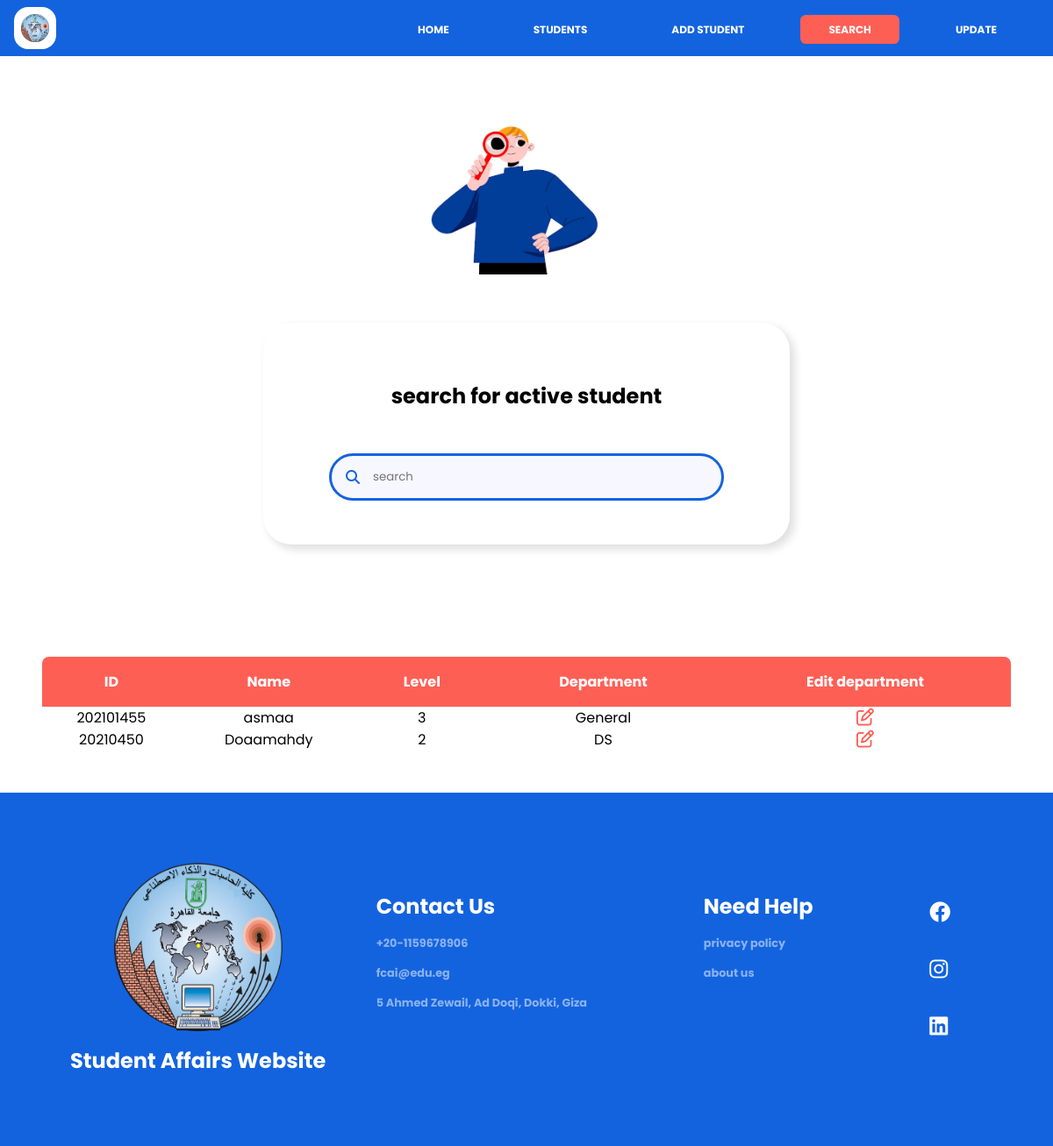
/search/, run on an earlier commit of the app's database.
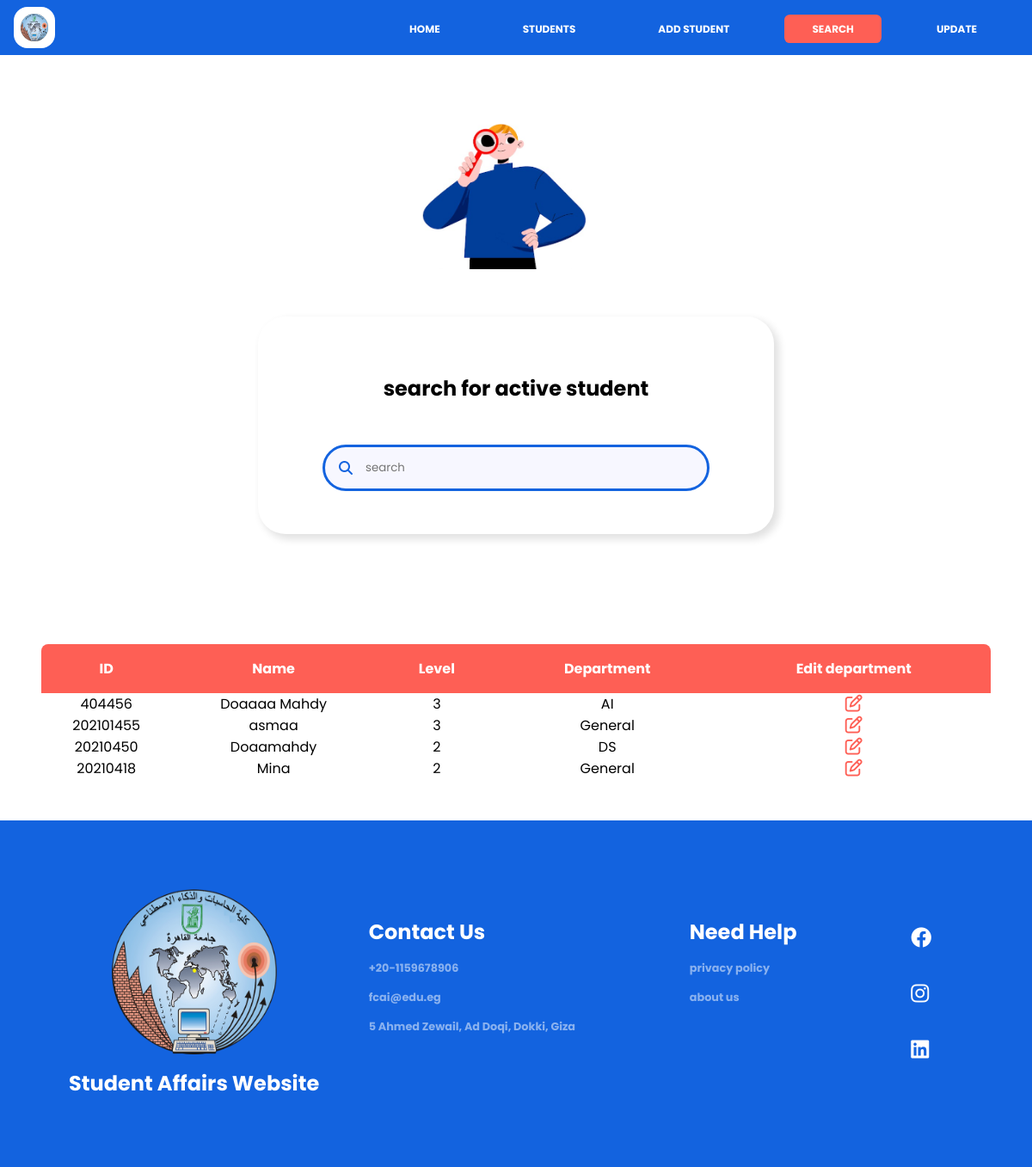
And on a later commit of the database.
### pages/models.py (models this page shows, shortened)
class Student(models.Model):
    ID = models.CharField(max_length=255, primary_key=True)
    name = models.CharField(max_length=255)
    birthDate = models.DateField(auto_now=False, auto_now_add=False, default=timezone.now)
    GPA = models.DecimalField(max_digits=3, decimal_places=2)
    email = models.CharField(max_length=255)
    phone = models.CharField(max_length=11)
    level_choices = [
        ("1", "one"),
        ("2", "two"),
        ("3", "three"),
        ("4", "four"),
    ]
    level = models.CharField(max_length=10,
                    choices=level_choices, null=True)
    department_choices = [
        ("General", "General"),
        ("CS", "Computer Science"),
        ("IT", "Information Technology"),
        ("IS", "Information System"),
        ("DS", "Decision Support"),
        ("AI", "Artificial Intelligence"),
    ]
    department = models.CharField(max_length=40,
                                choices=department_choices, null=True)
    gender_choices = [
        ("male", "male"),
        ("female", "female")
    ]
    gender = models.CharField(max_length=10,
                            choices=gender_choices, null=True)
    status_choices = [
        ("active", "active"),
        ("inactive", "inactive")
    ]
    status = models.CharField(max_length=15,
                            choices=status_choices, null=True)

### pages/views.py (the view)
# urls.py: path('search/',views.search,name='search'),
def search(request):
    if 'q' in request.GET:
        q=request.GET['q']
        data=Student.objects.filter(ID__icontains=q, status="active")|Student.objects.filter(name__icontains=q, status="active")
    else:
        data =Student.objects.filter(status="active")
    context={
        'data':data
    }
    return render(request,'search.html',context)

### pages/templates/search.html (shortened to what this page needs)
{% extends 'master.html' %}
{% load static %}
{% block styles %}
<link rel="stylesheet" href="{% static 'css/search.css' %}" />
<link rel="stylesheet" href="{% static 'css/font-awesome.min.css' %}" />
<link rel="stylesheet" href="{% static 'css/style.css' %}" />
<link rel="stylesheet" href="{% static 'css/fontawesome/css/all.css' %}" />
{% endblock %}
{% block contents %}
<div class="container">
  <div class="img_">
    <img src="{% static 'img/Screenshot (113).png' %}" alt="img-search" style="max-width: 60%; margin-left: 50px" />
  </div>
  <div class="search-content">
    <h2>search for active student</h2>
    <form method="get">
      <i class="fa fa-search"></i>
      <input type="search" name="q" id="mysearch" placeholder="search"/>
    </form>
  </div>
</div>
<div class="table-content">
  <table>
    <thead>
      <tr class="table-row">
        <th id="Id">ID</th>
        <th id="name">Name</th>
        <th id="level">Level</th>
        <th id="department">Department</th>
        <th id="editDepartment">Edit department</th>
      </tr>
    </thead>
    <tbody id="tbody">
    {% for d in data %}
      <tr>
        <td>{{d.ID}}</td>
        <td>{{d.name}}</td>
        <td>{{d.level}}</td>
        <td>{{d.department}}</td>
        <td><a href={% if d.level == '3' or d.level == '4' %}"department/{{d.ID}}"{% endif %}><i class="fa-regular fa-pen-to-square fa-lg" style="color: #fe5f55;"></i></a></td>
      </tr>
    {% endfor %}
    </tbody>
  </table>
</div>
{% endblock %}

What changed in the data, as far as the page shows it:
now on this page (row edited): Student: ID "404456", name "Doaaaa Mahdy", level "3", department "AI"
added Student: ID "20210418", name "Mina", level "2", department "General"
